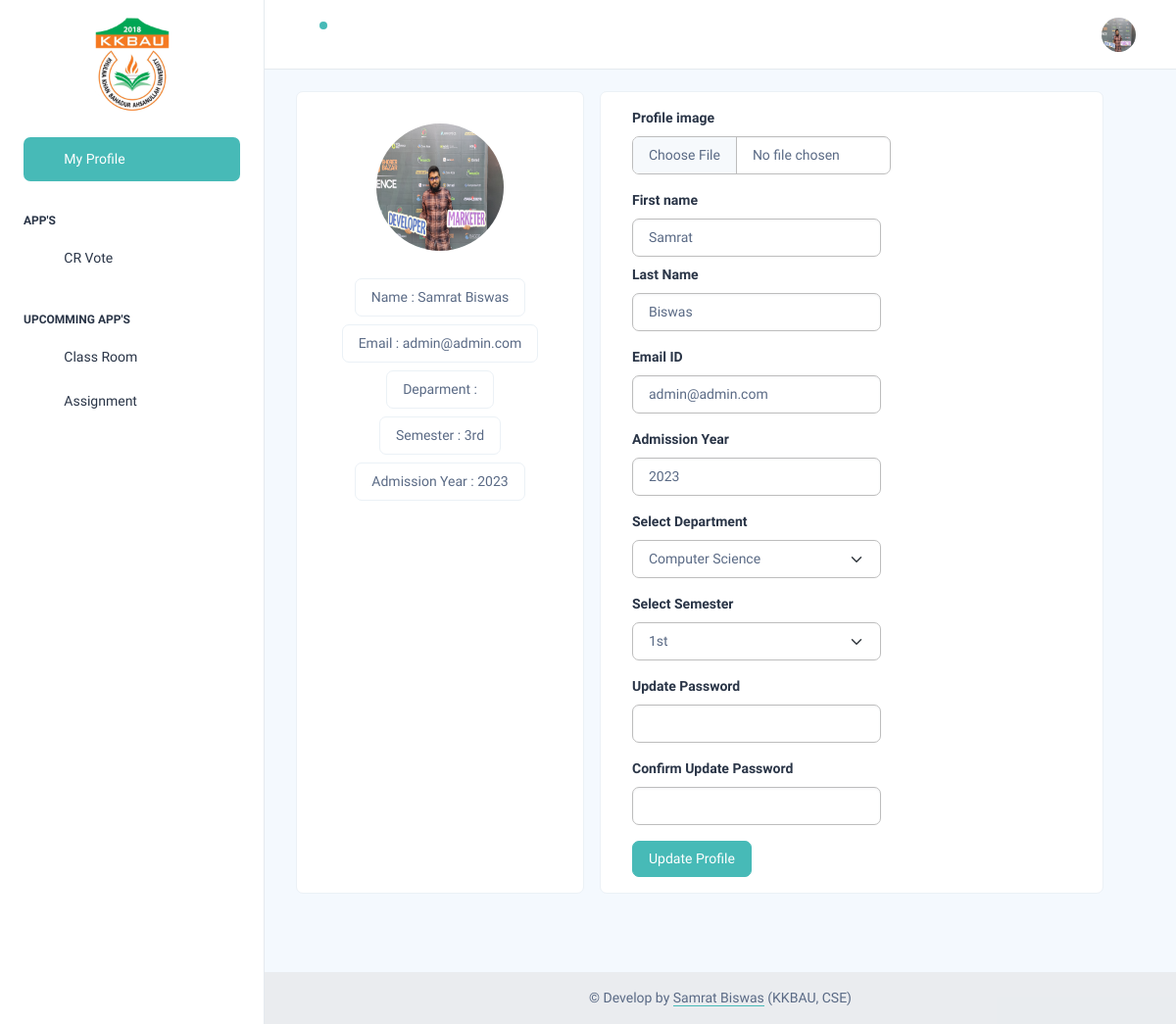
Page / (signed in) on the committed database.
### userapp/models.py (models this page shows, shortened)
class Logo(models.Model):
    logo_img = models.ImageField(upload_to='images/')
    icon_img = models.ImageField(upload_to='images/')

class AppUser(AbstractUser):
    first_name = models.CharField(max_length=100)
    last_name = models.CharField(max_length=100)
    username = None
    email = models.EmailField(_('email address'), unique=True)
    USERNAME_FIELD = 'email'
    REQUIRED_FIELDS = []
    activation_code = models.CharField(max_length=50, blank=True, null=True)
    password_reset_code = models.CharField(max_length=50, blank=True, null=True)
    department = models.ForeignKey(Department, on_delete=models.SET_NULL, blank=True, null=True)
    semester = models.ForeignKey(Semester, on_delete=models.SET_NULL, blank=True, null=True)
    admission_year =  models.CharField(default="2023", max_length=4, blank=True, null=True)
    profile_image = models.ImageField(upload_to='profile_images/', blank=True, null=True)
    objects = UserManager()

class Semester(models.Model):
    semester_name = models.CharField(max_length=50, blank=True, null=True)
    def __str__(self):
        return self.semester_name

### userapp/views.py (the view, shortened to what this page needs)
# urls.py: path('', views.profile, name='profile'),
@login_required(login_url='login/')
def profile(request):
    user_profile = AppUser.objects.get(email=request.user.email)
    all_department = Department.objects.all()
    all_semseter = Semester.objects.all()
    context = {'user_profile': user_profile, 'all_department': all_department, 'all_semseter': all_semseter}
    return render(request, 'user/profile/profile.html', context=context)

### userapp/logo_processors.py (called while the page is built)
def logo_context(request):
    logo = Logo.objects.first()
    return {'logos': logo}

### templates/user/profile/profile.html (shortened to what this page needs)
{% extends 'dashboard.html' %}
{% load static %}
{% block dashcontent %}
<div class="container rounded mb-5">
    <div class="row">
        <div class="col-md-4 bg-white border rounded m-2">
            <div class="d-flex flex-column align-items-center py-2 mx-3 pb-4">
                {% if user_profile.profile_image %}
                    <img class="rounded-circle my-4" width="130px" height="130px" src="{{user_profile.profile_image.url}}">
                {% endif %}
                <span class="text-black-80 fs-3 py-2 px-3 my-1 border rounded">Name : {{user_profile.first_name}} {{user_profile.last_name}}</span>
                <span class="text-black-80 fs-3 py-2 px-3 my-1 border rounded">Email : {{user_profile.email}}</span>
                <span class="text-black-80 fs-3 py-2 px-3 my-1 border rounded">Deparment : {{user_profile.deperment}}</span>
                <span class="text-black-80 fs-3 py-2 px-3 my-1 border rounded">Semester : {{user_profile.semester}}</span>
                <span class="text-black-80 fs-3 py-2 px-3 my-1 border rounded">Admission Year : {{user_profile.admission_year}}</span>
            </div>
        </div>
        <div class="col-md-7 bg-white border rounded m-2 ps-3">
            <form action="" method="post" enctype="multipart/form-data">
                <div class="p-3">
                        <div class="mb-3">
                            <div class="col-md-7">
                                <label for="" class="form-label">Profile image</label>
                                <input name="img_upload" type="file" class="form-control" accept="image/jpeg, image/png"/>
                            </div>
                        </div>
                        <div class="row mt-2">
                            <div class="col-md-7">
                                <label class="form-label">First name</label>
                                <input type="text" name="first_name" class="form-control" value="{{user_profile.first_name}}" value="">
                            </div>
                        </div>
                        <div class="row mt-2">
                            <div class="col-md-7">
                                <label class="form-label">Last Name</label>
                                <input type="text" name="last_name" class="form-control" value="{{user_profile.last_name}}">
                            </div>
                        </div>
                        <div class="row mt-3">
                            <div class="col-md-7">
                                <label class="form-label">Email ID</label>
                                <input type="email" name="email" class="form-control" value="{{user_profile.email}}" required>
                            </div>
                        </div>
                        <div class="row mt-3">
                            <div class="col-md-7">
                                <label class="form-label">Admission Year</label>
                                <input type="text" name="admission_year" class="form-control" value="{{user_profile.admission_year}}" maxlength="4">
                            </div>
                        </div>
                        <div class="row mt-3">
                            <div class="col-md-7">
                                <label class="form-label">Select Department</label>
                                <select name="department" class="form-select" aria-label="Default select example">
                                    {% for department in all_department  %}
                                    <option value="{{department.id}}">{{department.department_name}}</option>
                                    {% endfor %}
                                </select>
                            </div>
                        </div>
                        <div class="row mt-3">
                            <div class="col-md-7">
                                <label class="form-label">Select Semester</label>
                                <select name="semester" class="form-select" aria-label="Default select example">
                                    {% for semseter in all_semseter  %}
                                    <option value="{{semseter.id}}">{{semseter.semester_name}}</option>
                                    {% endfor %}
                                </select>
                            </div>
                        </div>
                        <div class="row mt-3">
                            <div class="col-md-7">
                                <label class="form-label">Update Password</label>
                                <input type="Password" name="password1" class="form-control">
                            </div>
                        </div>
                        <div class="row mt-3">
                            <div class="col-md-7">
                                <label class="form-label">Confirm Update Password</label>
                                <input type="Password" name="password2" class="form-control">
                            </div>
                        </div>
                        <div class="row mt-3">
                            <div class="col-md-7"><button class="btn btn-primary profile-button" type="submit">Update Profile</button></div>
                        </div>
                </div>
            </form>
      </div>
    </div>
</div>
{% endblock dashcontent %}

### templates/dashboard.html (shortened to what this page needs)
{% extends 'base.html' %}
{% load static %}
{% block basecontent %}
  <div class="page-wrapper" id="main-wrapper" data-layout="vertical" data-navbarbg="skin6" data-sidebartype="full"
    data-sidebar-position="fixed" data-header-position="fixed">
    <aside class="left-sidebar">
      <div>
        <div class="brand-logo d-flex align-items-center justify-content-center">
          <a href="{% url "profile" %}" class="text-nowrap logo-dashboard mb-4 mt-3">
            <img src="{{logos.logo_img.url}}" width="80px" alt="" />
          </a>
        </div>
        <nav class="sidebar-nav scroll-sidebar" data-simplebar="">
          <ul id="sidebarnav">
            <li class="sidebar-item">
              <a class="sidebar-link" href="{% url "profile" %}" aria-expanded="false">
                <span>
                  <i class="ti ti-layout-dashboard"></i>
                </span>
                <span class="hide-menu">My Profile</span>
              </a>
            </li>
            <li class="nav-small-cap ms-0 ps-0">
              <span class="hide-menu">App's</span>
            </li>
            <li class="sidebar-item">
              <a class="sidebar-link" data-bs-toggle="collapse" href="#info" aria-expanded="false" aria-controls="info">
                <span>
                  <i class="ti ti-align-left"></i>
                </span>
                <span>CR Vote</span>
              </a>
            </li>
            <li class="nav-small-cap ms-0 ps-0">
              <span class="hide-menu">Upcomming App's</span>
            </li>
            <li class="sidebar-item">
              <a class="sidebar-link" href="#" aria-expanded="false">
                <span>
                  <i class="ti ti-package"></i>
                </span>
                <span class="hide-menu">Class Room</span>
              </a>
            </li>
            <li class="sidebar-item">
              <a class="sidebar-link" href="#" aria-expanded="false">
                <span>
                  <i class="ti ti-dashboard"></i>
                </span>
                <span class="hide-menu">Assignment</span>
              </a>
            </li>
          </ul>
        </nav>
      </div>
    </aside>
    <div class="body-wrapper" style="background-color:#F4F9FE;height:100%;">
      <header class="app-header">
        <nav class="navbar navbar-expand-lg navbar-light">
          <ul class="navbar-nav">
            <li class="nav-item">
              <a class="nav-link nav-icon-hover" href="javascript:void(0)">
                <i class="ti ti-bell-ringing"></i>
                <div class="notification bg-primary rounded-circle"></div>
              </a>
            </li>
          </ul>
          <div class="navbar-collapse justify-content-end px-0" id="navbarNav">
            <ul class="navbar-nav flex-row ms-auto align-items-center justify-content-end">
              <li class="nav-item dropdown">
                <a class="nav-link nav-icon-hover" href="javascript:void(0)" id="drop2" data-bs-toggle="dropdown"
                  aria-expanded="false">
                  <img src="{% if request.user.profile_image %}{{request.user.profile_image.url}}{% else %}{% static "images/profile/user.png" %}{% endif %}" alt="" width="35" height="35" class="rounded-circle">
                </a>
              </li>
            </ul>
          </div>
        </nav>
      </header>
      <div class="container-fluid" >
        {% block dashcontent %}
        {% endblock dashcontent %}
      </div>
      <footer class="bg-body-tertiary text-center text-lg-start">
        <div class="text-center p-3" style="background-color: rgba(0, 0, 0, 0.05);">
          © Develop by
          <a class="text-body" style="border-bottom:1px solid #47BAB7;" href="https://github.com/samratpro">Samrat Biswas</a> (KKBAU, CSE)
        </div>
      </footer>
    </div>
  </div>
{% endblock basecontent %}

### static/css/custom.css (style rules this page uses)
.app-header { border-bottom: 1px solid rgb(229,234,239) !important; }
.active { background-color: #47BAB7!important; color: white!important; }
.bg-primary { background-color: #47BAB7!important; }
.form-control, .form-select { border:1px solid #bdbdbd!important; }
body { background-color: #F4F9FE !important; }

### rows in the picture
Logo: logo_img (picture)
AppUser: profile_image (picture), first_name "Samrat", last_name "Biswas", email "admin@admin.com", semester "3rd", admission_year "2023"

### other values in the picture
form field department "Computer Science"
form field semester "1st"
